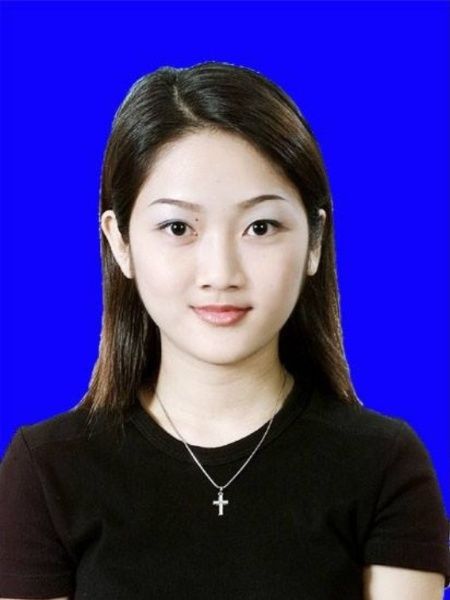
#> input picture lab2/lab2 data/assignment/ori_img.jpg, 450 x 600 px
$ python background_removal_advanced.py
#> lines starting #> are read from the running program, lines starting #| are printed output that depends on the picture; after the words box and inside, x2 and y2 are one past the last pixel; in counts of white or black regions, pixels touching at a corner belong together
"""
Advanced Background Removal Algorithm
This script removes blue/green screen backgrounds from portrait images
and produces a result with a black background.

Algorithm steps:
1. Convert image to HSV color space for better color segmentation
2. Create a mask for the background color range
3. Apply morphological operations to clean up the mask
4. Use edge refinement for smoother transitions
5. Apply the mask to create the final result
"""

import cv2
import numpy as np


def remove_background(image_path, output_path, show_steps=False):
    """
    Remove blue/green background from an image

    Parameters:
    - image_path: Path to the input image
    - output_path: Path to save the result
    - show_steps: Whether to display intermediate processing steps
    """
#> called with image_path = '../lab2 data/assignment/ori_img.jpg', output_path = '../lab2 data/assignment/result_img.jpg', show_steps = True

    # Read the input image
    img = cv2.imread(image_path)
#> img is the input picture: shape (600, 450, 3); mean B, G, R 143.4, 45.8, 55.7

    if img is None:
        print(f"Error: Could not load image from {image_path}")
        return None

    # Display the original image
    cv2.imshow('(a) Input Image', img)
    cv2.waitKey(0)

    # Convert BGR to HSV color space
    hsv = cv2.cvtColor(img, cv2.COLOR_BGR2HSV)
#> hsv: shape (600, 450, 3); mean H, S, V 65.9, 155.3, 153.1

    # Method 1: HSV-based segmentation for blue background
    # Define range for blue color in HSV
    lower_blue = np.array([90, 50, 50])
    upper_blue = np.array([130, 255, 255])

    # Create mask for blue regions
    mask_blue = cv2.inRange(hsv, lower_blue, upper_blue)
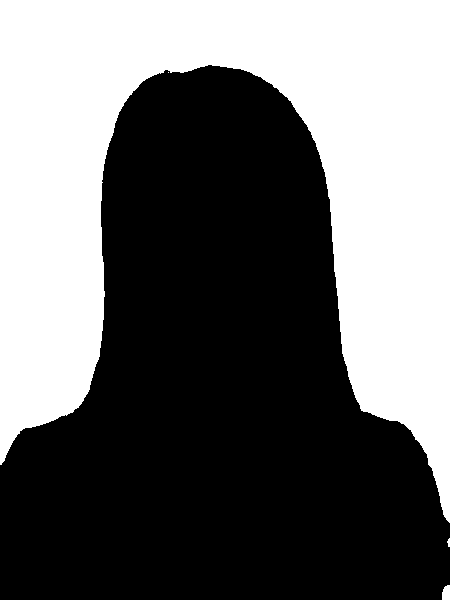
#> mask_blue: shape (600, 450); 42.3% white; 4 white regions (2 under 20 px), largest, box (x1, y1, x2, y2) and area: (0, 0, 450, 523) 113965, (442, 585, 450, 600) 105

    # Method 2: Also try detecting bright blue (like in studio photos)
    lower_bright_blue = np.array([100, 100, 100])
    upper_bright_blue = np.array([130, 255, 255])
    mask_bright_blue = cv2.inRange(hsv, lower_bright_blue, upper_bright_blue)
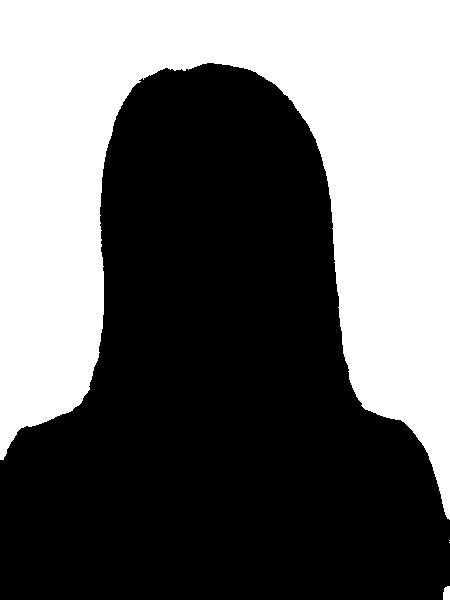
#> mask_bright_blue: shape (600, 450); 41.7% white; 4 white regions (2 under 20 px), largest, box (x1, y1, x2, y2) and area: (0, 0, 450, 520) 112626, (443, 586, 450, 600) 88

    # Combine both masks
    mask = cv2.bitwise_or(mask_blue, mask_bright_blue)

    if show_steps:
        cv2.imshow('Initial Mask', mask)
        cv2.waitKey(0)

    # Apply morphological operations to clean up the mask
    kernel_small = np.ones((3, 3), np.uint8)
    kernel_large = np.ones((5, 5), np.uint8)

    # Close small gaps
    mask = cv2.morphologyEx(mask, cv2.MORPH_CLOSE, kernel_large, iterations=3)
#> mask: shape (600, 450); 42.3% white; 3 white regions (1 under 20 px), largest, box (x1, y1, x2, y2) and area: (0, 0, 450, 523) 113996, (442, 585, 450, 600) 105

    # Remove small noise
    mask = cv2.morphologyEx(mask, cv2.MORPH_OPEN, kernel_small, iterations=2)
#> mask: shape (600, 450); 42.3% white; 2 white regions, box (x1, y1, x2, y2) and area: (0, 0, 450, 521) 113989, (442, 585, 450, 600) 105

    if show_steps:
        cv2.imshow('After Morphological Operations', mask)
        cv2.waitKey(0)

    # Apply Gaussian blur to smooth mask edges
    mask = cv2.GaussianBlur(mask, (7, 7), 0)

    # Threshold to create a binary mask again
    _, mask = cv2.threshold(mask, 127, 255, cv2.THRESH_BINARY)
#> mask: shape (600, 450); 42.3% white; 2 white regions, box (x1, y1, x2, y2) and area: (0, 0, 450, 521) 113985, (442, 585, 450, 600) 105

    if show_steps:
        cv2.imshow('Final Mask (Blue regions)', mask)
        cv2.waitKey(0)

    # Invert the mask (we want to keep the person, remove the background)
    mask_inv = cv2.bitwise_not(mask)

    if show_steps:
        cv2.imshow('Inverted Mask (Person regions)', mask_inv)
        cv2.waitKey(0)

    # Create a black background
    black_background = np.zeros_like(img)

    # Extract the foreground (person) using the inverted mask
    foreground = cv2.bitwise_and(img, img, mask=mask_inv)
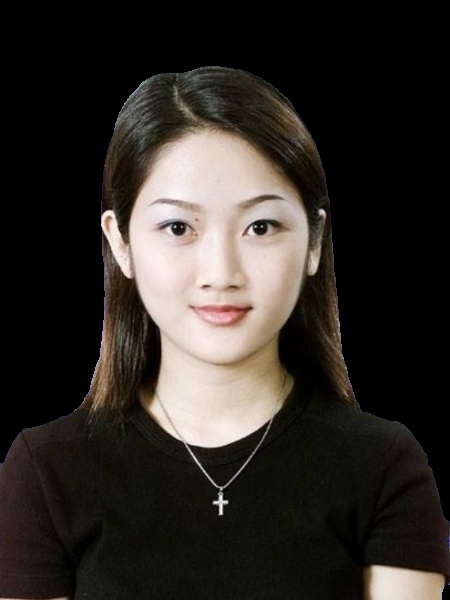
#> foreground: shape (600, 450, 3); mean B, G, R 39, 43.6, 48.5

    # Combine foreground with black background
    result = cv2.add(foreground, black_background)

    # Display the result
    cv2.imshow('(b) Result - Background Removed', result)
    cv2.waitKey(0)
    cv2.destroyAllWindows()

    # Save the result
    cv2.imwrite(output_path, result)
    print(f"Result saved to: {output_path}")

    return result


def main():
    # Set paths
    input_path = '../lab2 data/assignment/ori_img.jpg'
    output_path = '../lab2 data/assignment/result_img.jpg'

    # Remove background (set show_steps=True to see intermediate results)
    result = remove_background(input_path, output_path, show_steps=True)

    if result is not None:
        print("Background removal completed successfully!")
        print(f"Input: {input_path}")
        print(f"Output: {output_path}")


if __name__ == "__main__":
    main()
